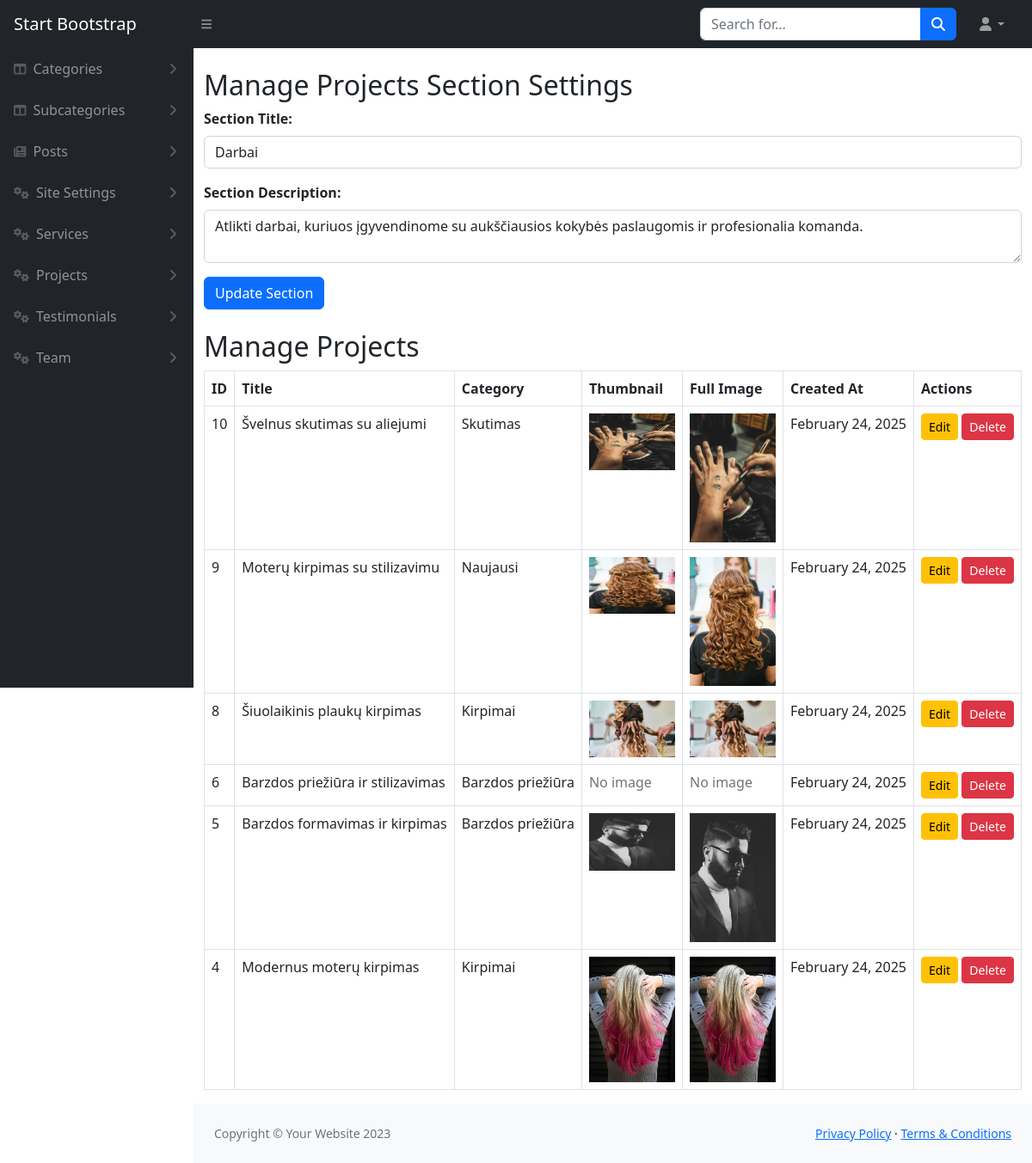
The app's page /admin/projectView.php (signed in) with its own data.
### tables this page shows
CREATE TABLE `project_section` (
  `id` int(11) NOT NULL,
  `section_title` varchar(255) NOT NULL,
  `section_description` text NOT NULL,
  `updated_at` timestamp NOT NULL DEFAULT current_timestamp() ON UPDATE current_timestamp()
);

CREATE TABLE `projects` (
  `id` int(11) NOT NULL,
  `title` varchar(255) NOT NULL,
  `description` text NOT NULL,
  `thumbnail` varchar(255) NOT NULL,
  `full_image` varchar(255) NOT NULL,
  `created_at` timestamp NOT NULL DEFAULT current_timestamp(),
  `category_id` int(11) DEFAULT NULL
);

CREATE TABLE `project_categories` (
  `id` int(11) NOT NULL,
  `name` varchar(255) NOT NULL,
  `description` text DEFAULT NULL,
  `created_at` timestamp NOT NULL DEFAULT current_timestamp()
);

### admin/projectView.php (the view, shortened to what this page needs)
<?php
include('../config/db.php');
$sectionQuery = mysqli_query($con, "SELECT section_title, section_description FROM project_section LIMIT 1");
$sectionRow = mysqli_fetch_assoc($sectionQuery);
$sectionTitle = $sectionRow ? $sectionRow['section_title'] : "Our Projects";
$sectionDescription = $sectionRow ? $sectionRow['section_description'] : "Showcase your completed works and projects.";
$query = "SELECT p.*, pc.name AS category_name
          FROM projects p
          LEFT JOIN project_categories pc ON p.category_id = pc.id
          ORDER BY p.created_at DESC";
$result = mysqli_query($con, $query);
include('includes/header.php');
?>
<div class="container mt-4">
    <h2>Manage Projects Section Settings</h2>
    <form method="POST" class="mb-4">
        <div class="mb-3">
            <label for="section_title" class="form-label"><strong>Section Title:</strong></label>
            <input type="text" name="section_title" class="form-control" value="<?= htmlspecialchars($sectionTitle); ?>" required>
        </div>
        <div class="mb-3">
            <label for="section_description" class="form-label"><strong>Section Description:</strong></label>
            <textarea name="section_description" class="form-control" required><?= htmlspecialchars($sectionDescription); ?></textarea>
        </div>
        <button type="submit" name="update_section" class="btn btn-primary">Update Section</button>
    </form>
    <h2>Manage Projects</h2>
    <table class="table table-bordered">
        <thead>
            <tr>
                <th>ID</th>
                <th>Title</th>
                <th>Category</th>
                <th>Thumbnail</th>
                <th>Full Image</th>
                <th>Created At</th>
                <th>Actions</th>
            </tr>
        </thead>
        <tbody>
            <?php while ($project = mysqli_fetch_assoc($result)): ?>
                <tr>
                    <td><?= $project['id']; ?></td>
                    <td><?= htmlspecialchars($project['title']); ?></td>
                    <td><?= htmlspecialchars($project['category_name'] ?? 'Uncategorized'); ?></td>
                    <td>
                        <?php if (!empty($project['thumbnail'])): ?>
                            <img src="../uploads/<?= $project['thumbnail']; ?>" alt="Thumbnail" width="100">
                        <?php else: ?>
                            <span class="text-muted">No image</span>
                        <?php endif; ?>
                    </td>
                    <td>
                        <?php if (!empty($project['full_image'])): ?>
                            <img src="../uploads/<?= $project['full_image']; ?>" alt="Full Image" width="100">
                        <?php else: ?>
                            <span class="text-muted">No image</span>
                        <?php endif; ?>
                    </td>
                    <td><?= date('F d, Y', strtotime($project['created_at'])); ?></td>
                    <td>
                        <a href="projectEdit.php?id=<?= $project['id']; ?>" class="btn btn-warning btn-sm">Edit</a>
                        <a href="deleteProject.php?id=<?= $project['id']; ?>" class="btn btn-danger btn-sm" onclick="return confirm('Are you sure you want to delete this project?');">Delete</a>
                    </td>
                </tr>
            <?php endwhile; ?>
        </tbody>
    </table>
</div>
<?php include('includes/footer.php'); ?>

### records on screen
project_section: section_title "Darbai", section_description "Atlikti darbai, kuriuos įgyvendinome su aukščiausios kokybės paslaugomis ir profesionalia komanda."
projects: id "10", title "Švelnus skutimas su aliejumi", category.name "Skutimas", thumbnail (picture), full_image (picture), created_at "February 24, 2025"
projects: id "9", title "Moterų kirpimas su stilizavimu", category.name "Naujausi", thumbnail (picture), full_image (picture), created_at "February 24, 2025"
projects: id "8", title "Šiuolaikinis plaukų kirpimas", category.name "Kirpimai", thumbnail (picture), full_image (picture), created_at "February 24, 2025"
projects: id "6", title "Barzdos priežiūra ir stilizavimas", category.name "Barzdos priežiūra", thumbnail "No image", full_image "No image", created_at "February 24, 2025"
projects: id "5", title "Barzdos formavimas ir kirpimas", category.name "Barzdos priežiūra", thumbnail (picture), full_image (picture), created_at "February 24, 2025"
projects: id "4", title "Modernus moterų kirpimas", category.name "Kirpimai", thumbnail (picture), full_image (picture), created_at "February 24, 2025"
